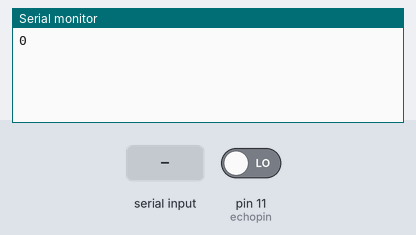
The sketch below on a simulated Arduino Uno, built with avr-gcc and run on an emulated ATmega328P. Parts: the last lines printed to the serial monitor. The test bench sets the inputs (shaded band); at power-on: pin 11 (echopin) LOW. The modem accepts every AT command (registered, SIM ready, sends succeed) and sends nothing else.

Above: at 2.0 s.
2.1 s: "1" received over the second serial link
At 2.8 s:
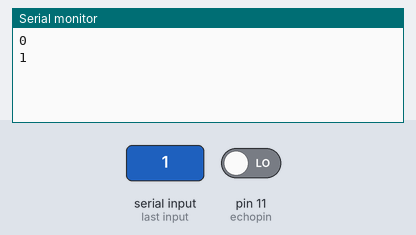
7.6 s: "2" received over the second serial link
At 8.8 s:
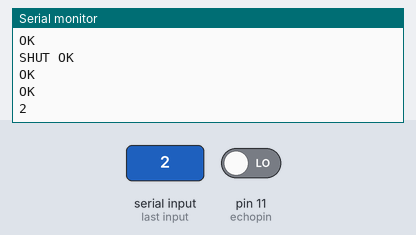
Timing chart, 0 to 10.6 s (numbered marks = the images above; inputs shaded):
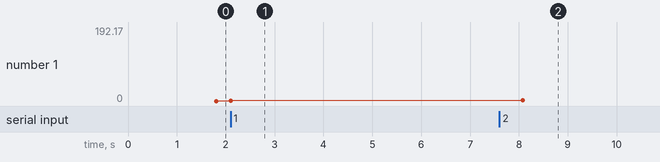

Measured:
- after the input at 2.1 s, the serial monitor: prints a new line at once (image 1)
- after the input at 7.6 s, the serial monitor: prints a new line after 0.47 s (image 2)
- plotted number 1: 0 → 1 after the input at 2.1 s

The sketch:

UltrasonicSensorAndGSMtoThingspeak.ino
```cpp
#include <String.h>
#include <SoftwareSerial.h>
SoftwareSerial gprsSerial(2,3);
#include <Wire.h>  // Comes with Arduino IDE
#define echopin 11 // Echo Pin
#define trigpin 10 // Trigger Pin
int duration, distance;
int stats;
int count = 0;
void setup()
{
  gprsSerial.begin(9600);               // the GPRS baud rate
  Serial.begin(9600);    // the GPRS baud rate
  pinMode(trigpin, OUTPUT);   // sets the trigpin as output
  pinMode(echopin, INPUT);    // sets the echopin as input
  delay(800);
}

void loop()
{

  digitalWrite(trigpin, LOW);    // sets voltage to 0v
  delayMicroseconds(1000);        // delays for 1000 microseconds
  digitalWrite(trigpin, HIGH);     // sets voltage to 5v
  duration = pulseIn(echopin, HIGH);    // waits for the pin to go from LOW to HIGH, starts timing, then waits for the pin to go LOW and stops timing
  distance = ( duration / 2) / 29.1;     // calculates distance
  if (distance < 20) {
    stats = 1;
  } else {
    stats = 0;
  }
  if (stats == 1) {
    count = count + 1;
  }
  Serial.print(distance);
  Serial.println();
  delay(300);
  if (gprsSerial.available())
    Serial.write(gprsSerial.read());
  gprsSerial.println("AT");
  delay(800);
  gprsSerial.println("AT+CPIN?");
  delay(800);
  gprsSerial.println("AT+CREG?");
  delay(1000);
  gprsSerial.println("AT+CGATT?");
  delay(800);
  gprsSerial.println("AT+CIPSHUT");
  delay(800);
  gprsSerial.println("AT+CIPSTATUS");
  delay(800);
  gprsSerial.println("AT+CIPMUX=0");
  delay(800);
  ShowSerialData();
  gprsSerial.println("AT+CSTT=\"airtelgprs.com\"");//start task and setting the APN,
  delay(800);
  ShowSerialData();
  gprsSerial.println("AT+CIICR");//bring up wireless connection
  delay(800);
  ShowSerialData();
  gprsSerial.println("AT+CIFSR");//get local IP adress
  delay(800);
  ShowSerialData();
  gprsSerial.println("AT+CIPSPRT=0");
  delay(800);
  ShowSerialData();
  gprsSerial.println("AT+CIPSTART=\"TCP\",\"api.thingspeak.com\",\"80\"");//start up the connection
  delay(800);
  ShowSerialData();
  gprsSerial.println("AT+CIPSEND");//begin send data to remote server
  delay(800);
  ShowSerialData();
  String str="GET https://api.thingspeak.com/update?api_key=CFIUX7V82XF1AQ0J&field1=" + String(distance) +"&field2="+String(count);
  Serial.println(str);
  gprsSerial.println(str);//begin send data to remote server
  delay(50);
  ShowSerialData();
  gprsSerial.println((char)26);//sending
  delay(50);//waitting for reply, important! the time is base on the condition of internet
  gprsSerial.println();
  ShowSerialData();
  gprsSerial.println("AT+CIPSHUT");//close the connection
  delay(50);
  ShowSerialData();
}
void ShowSerialData()
{
  while(gprsSerial.available()!=0)
  Serial.write(gprsSerial.read());
  delay(500);
}
```
